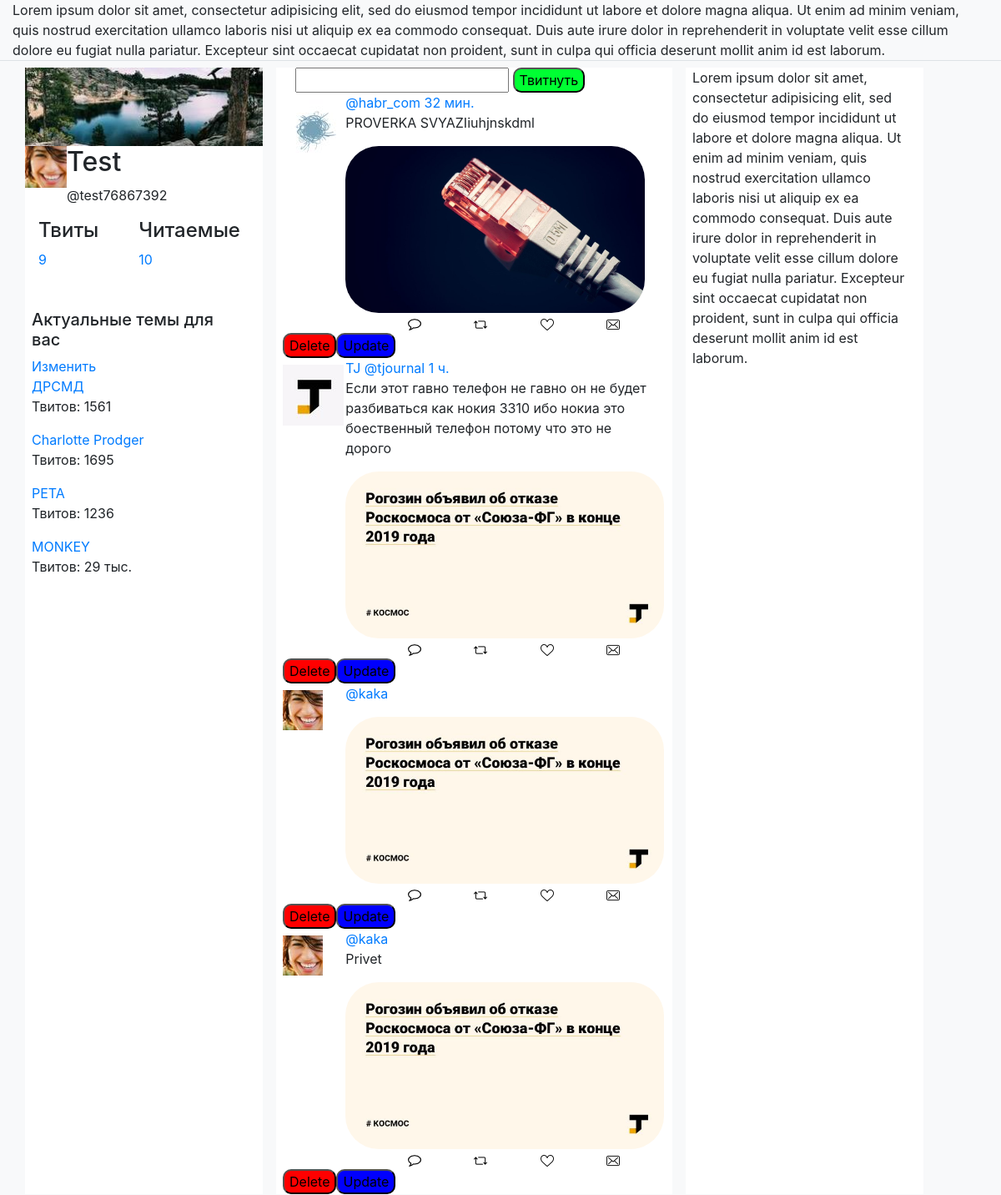
The page / on the database its author committed.
### tables this page shows
CREATE TABLE `lefttweet` (
  `tag` varchar(255) NOT NULL,
  `tweet` varchar(255) NOT NULL,
  `id` int(11) NOT NULL
);

CREATE TABLE `tweeet` (
  `logo` varchar(355) NOT NULL,
  `title` varchar(355) NOT NULL,
  `text` varchar(355) NOT NULL,
  `img` varchar(355) NOT NULL,
  `id` int(10) NOT NULL
);

### index.php (the view, shortened to what this page needs)
<!DOCTYPE html>
<html>
<head>
	<link rel="stylesheet" href="https://stackpath.bootstrapcdn.com/bootstrap/4.1.3/css/bootstrap.min.css">
</head>
<body class="bg-light">
	<div class="header">
		<div class="container-fluid border-bottom">
			Lorem ipsum dolor sit amet, consectetur adipisicing elit, sed do eiusmod
			tempor incididunt ut labore et dolore magna aliqua. Ut enim ad minim veniam,
			quis nostrud exercitation ullamco laboris nisi ut aliquip ex ea commodo
			consequat. Duis aute irure dolor in reprehenderit in voluptate velit esse
			cillum dolore eu fugiat nulla pariatur. Excepteur sint occaecat cupidatat non
			proident, sunt in culpa qui officia deserunt mollit anim id est laborum.
		</div>
	</div>
	<div class="content">
		<div class="container">
			<div class="row mt-2">
				<div class="col-3 pl-0 bg-white mr-3">
					<div class="col-12 pl-0">
						<img src="images/background.jpg" width="285px">
						<div class="d-flex">
							<img src="images/avatar.jpg" height="50px" margin="200px">
							<div>
								<h2>Test</h2>
								<p>@test76867392</p>
							</div>
						</div>
						<div class="d-flex pl-3">
							<div>
								<h4>Твиты</h4>
								<a href="#">9</a>
							</div>
							<div class="ml-5">
								<h4>Читаемые</h4>
								<a href="#">10</a>
							</div>
						</div>
					</div>
					<div class="col-12 mt-5 pl-2">
						<h5>Актуальные темы для вас</h5>
						<a href="#">Изменить</a>
						<div>
						<?php
						$connects = mysqli_connect('127.0.0.1', 'root', '', 'sasha_pn_10');
						$querys = mysqli_query($connects, 'SELECT * FROM lefttweet');
						for($i=0;$i<$querys->num_rows; $i++){
						$left = $querys->fetch_assoc();
						echo '<div>';
						echo '<a href="#">' . $left['tag'] . '</a>';
						echo '<p>' . $left['tweet'] . '</p>';
						echo '</div>';
						};
						?>
						</div>
					</div>
				</div>
				<div class="col-5 pl-2 bg-white mr-3">
					<div class="col-12">
						<form method="POST" action="insert.php">
									<input type="" name="twit">
									<button style="background:#00ff33;border-radius:10px;">Твитнуть</button>
								</form>
						<?php $connect = mysqli_connect('127.0.0.1', 'root', '', 'sasha_pn_10') ;
						$query = mysqli_query($connect, 'SELECT * FROM tweeet');
						?>
						<?php for($i=0;$i<$query->num_rows; $i++)
						{ ?>
						<div class="row">
							<div class="col-2">
								<div class="row mt-2">
									<a href=""><?php $logo = $query->fetch_assoc(); echo '<img src="' . $logo['logo'] . '">'; ?></a>
								</div>
							</div>
							<div class="col-10">
								<div class="row d-flex"><?php echo '<a href="#">' . $logo['title'] . '</a>' ?></div>
								<div class="row d-flex"><?php echo '<p>' . $logo['text'] . '</p>' ?></div>
								<div class="row d-flex"><?php echo '<img src="' . $logo['img'] . '" style=" height: 200px; border-radius: 40px">' ?></div>
								<div class="row d-flex" style="padding-left: 60px">
									<div class="col-3">
										<img src="images/comment.png">
									</div>
									<div class="col-3">
										<img src="images/retweet.png">
									</div>
									<div class="col-3">
										<img src="images/like.png">
									</div>
									<div class="col-3">
										<img src="images/envelope.png">
									</div>
								</div>
							</div>
							<form action="bazik.php" method="POST">
								<button style="background:red;border-radius:10px;">Delete</button>
							</form>
							<form action="change.php" method="POST" style="display:block">
								<?php echo '<button style="background:blue;border-radius:10px">Update</button>' ?>
							</form>
						</div>
					<?php } ?>
					</div>
				</div>
				<div class="col-3 pl-2 bg-white">
					Lorem ipsum dolor sit amet, consectetur adipisicing elit, sed do eiusmod
					tempor incididunt ut labore et dolore magna aliqua. Ut enim ad minim veniam,
					quis nostrud exercitation ullamco laboris nisi ut aliquip ex ea commodo
					consequat. Duis aute irure dolor in reprehenderit in voluptate velit esse
					cillum dolore eu fugiat nulla pariatur. Excepteur sint occaecat cupidatat non
					proident, sunt in culpa qui officia deserunt mollit anim id est laborum.
				</div>
			</div>
		</div>
	</div>
</body>
</html>

### rows shown on the page
lefttweet: tag "ДРСМД", tweet "Твитов: 1561"
lefttweet: tag "Charlotte Prodger", tweet "Твитов: 1695"
lefttweet: tag "PETA", tweet "Твитов: 1236"
lefttweet: tag "MONKEY", tweet "Твитов: 29 тыс."
tweeet: logo (picture), title "@habr_com 32 мин.", text "PROVERKA SVYAZIiuhjnskdml", img (picture)
tweeet: logo (picture), title "TJ @tjournal 1 ч.", text "Если этот гавно телефон не гавно он не будет разбиваться как нокия 3310 ибо нокиа это боественный телефон потому что это не дорого", img (picture)
tweeet: logo (placeholder picture), title "@kaka", img (picture)
tweeet: logo (placeholder picture), title "@kaka", text "Privet", img (picture)
